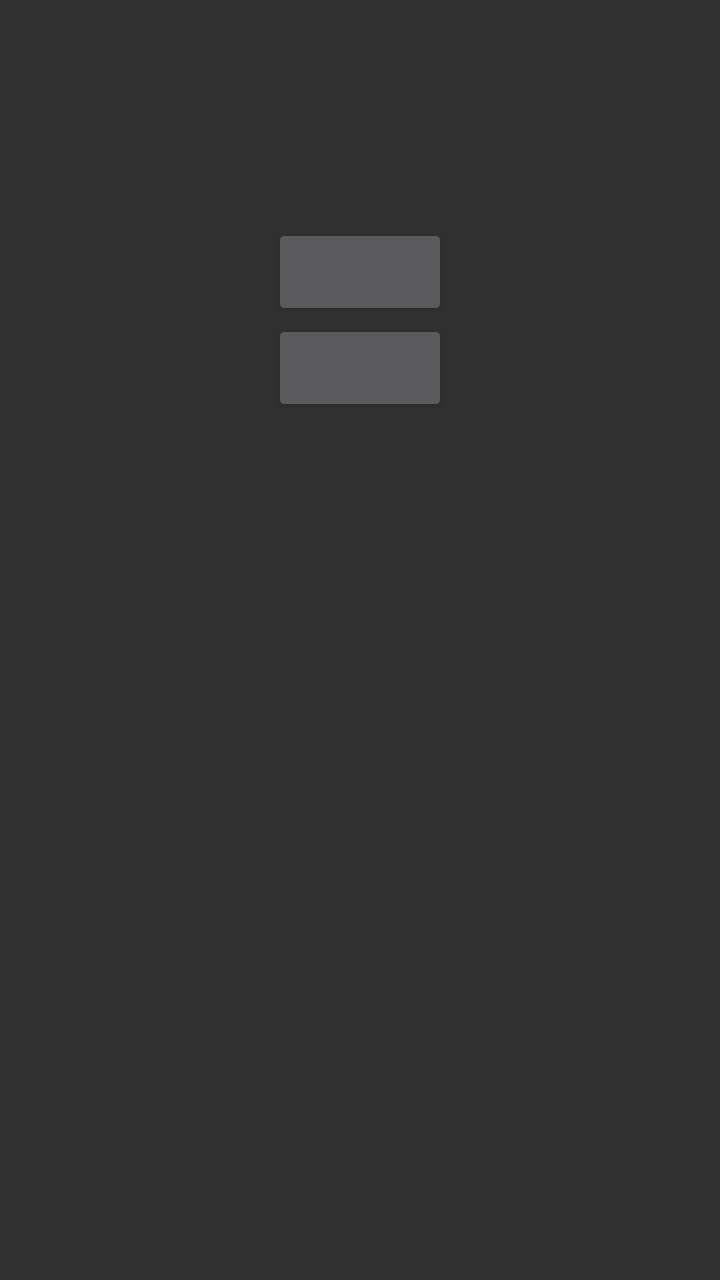
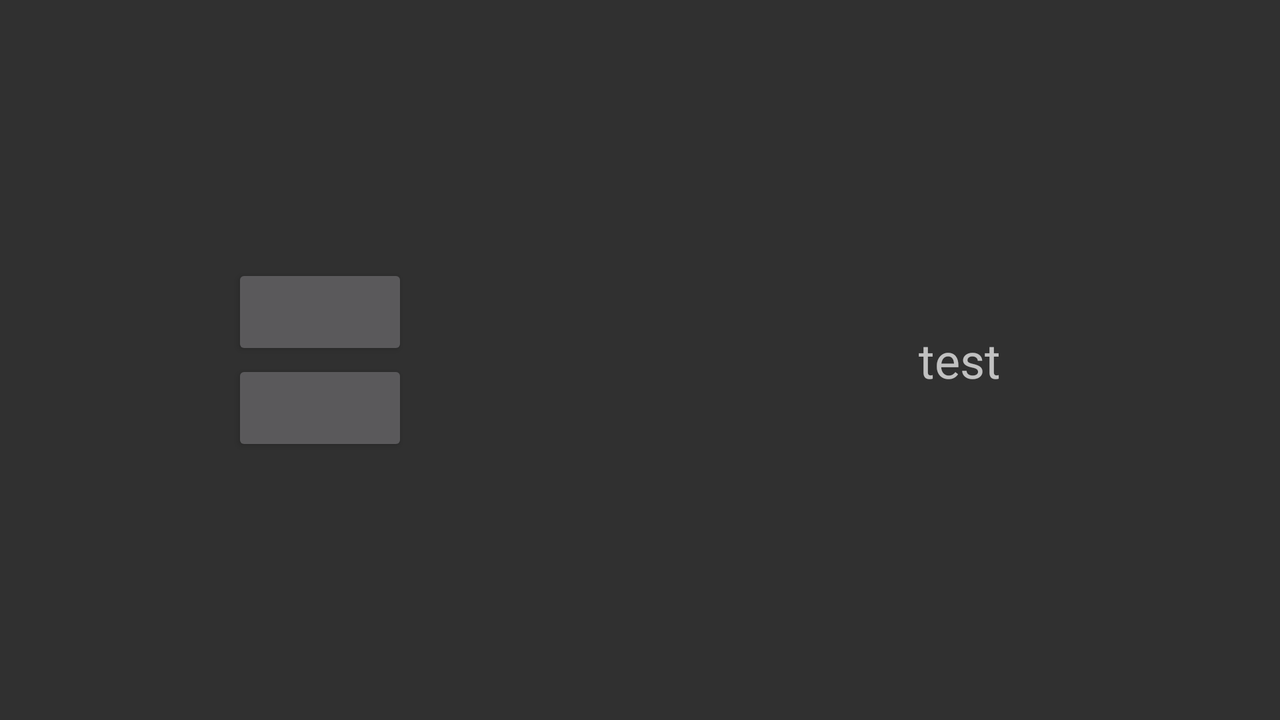

Two renders of one Android screen. The first uses the default layout on a phone; the second uses the alternative layout the repository ships for a different screen configuration, on a matching device. The two XML files are below.
<!-- AndroidManifest.xml: application theme AppTheme -->
<!-- res/layout/fragment_compare.xml -->
<LinearLayout
    xmlns:android="http://schemas.android.com/apk/res/android"
    xmlns:tools="http://schemas.android.com/tools"
    android:layout_width="match_parent"
    android:layout_height="match_parent"
    android:orientation="vertical"
    android:weightSum="2"
    android:baselineAligned="false"
    tools:context=".MainActivity$CompareModeFragment">

    <RelativeLayout
        android:layout_width="match_parent"
        android:layout_height="match_parent"
        android:gravity="center"
        android:layout_weight="1">

        <Button
            android:id="@+id/compare_date_1"
            android:layout_width="wrap_content"
            android:layout_height="wrap_content"
            android:layout_centerHorizontal="true" />

        <Button
            android:id="@+id/compare_date_2"
            android:layout_width="wrap_content"
            android:layout_height="wrap_content"
            android:layout_centerHorizontal="true"
            android:layout_below="@id/compare_date_1" />

    </RelativeLayout>

    <RelativeLayout
        android:layout_width="match_parent"
        android:layout_height="match_parent"
        android:gravity="center"
        android:layout_weight="1">

        <TextView
            android:id="@+id/compare_results"
            android:layout_width="wrap_content"
            android:layout_height="wrap_content"
            android:textSize="@dimen/sp24"
            android:gravity="center" />

    </RelativeLayout>

</LinearLayout>
<!-- resources referenced by this layout -->
<resources>
  <dimen name="sp24">24sp</dimen>
  <!-- from res/values-v21/ -->
  <style name="AppTheme" parent="android:Theme.Material">
          <item name="android:colorPrimary">@color/primary</item>
          <item name="android:colorPrimaryDark">@color/primary_dark</item>
          <item name="android:colorAccent">@color/accent</item>
          <item name="android:colorControlNormal">@color/primary</item>
          <item name="android:colorControlActivated">@color/primary_light</item>
          <item name="android:colorControlHighlight">@color/primary_dark</item>
      </style>
  <color name="primary">#4CAF50</color>
  <color name="primary_dark">#388E3C</color>
  <color name="accent">#8BC34A</color>
  <color name="primary_light">#C8E6C9</color>
</resources>
<!-- res/layout-land/fragment_compare.xml (the repository's variant of the layout above) -->
<!-- drawn on the phone turned sideways -->
<LinearLayout
    xmlns:android="http://schemas.android.com/apk/res/android"
    xmlns:tools="http://schemas.android.com/tools"
    android:layout_width="match_parent"
    android:layout_height="match_parent"
    android:orientation="horizontal"
    android:weightSum="2"
    android:baselineAligned="false"
    tools:context=".MainActivity$CompareModeFragment">

    <RelativeLayout
        android:layout_width="match_parent"
        android:layout_height="match_parent"
        android:gravity="center"
        android:layout_weight="1">

        <Button
            android:id="@+id/compare_date_1"
            android:layout_width="wrap_content"
            android:layout_height="wrap_content"
            android:layout_centerHorizontal="true" />

        <Button
            android:id="@+id/compare_date_2"
            android:layout_width="wrap_content"
            android:layout_height="wrap_content"
            android:layout_centerHorizontal="true"
            android:layout_below="@id/compare_date_1" />

    </RelativeLayout>

    <RelativeLayout
        android:layout_width="match_parent"
        android:layout_height="match_parent"
        android:gravity="center"
        android:layout_weight="1">

        <TextView
            android:id="@+id/compare_results"
            android:layout_width="wrap_content"
            android:layout_height="wrap_content"
            android:textSize="@dimen/sp24"
            android:text="test"
            android:gravity="center" />

    </RelativeLayout>

</LinearLayout>
